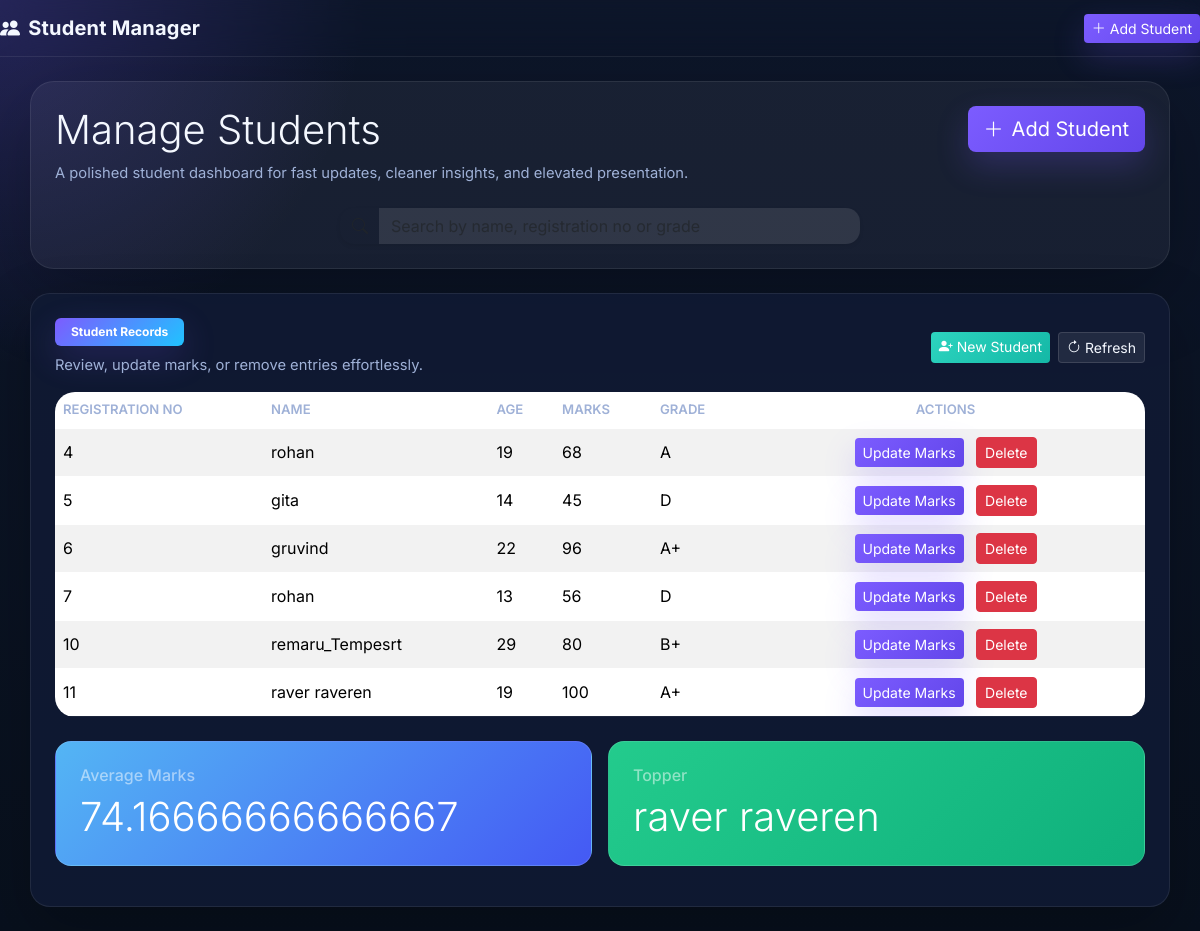
Page /manage_students on the committed database.
### tables this page shows
CREATE TABLE student_data(
                            id INTEGER PRIMARY KEY AUTOINCREMENT,
                            name TEXT,
                            age INTIGER,
                            marks INTIGER,
                            grade TEXT );

### main.py (the view)
@app.route('/manage_students')
def managestudent():
    smn = students_managment_main()
    smn.curser.execute("SELECT * FROM student_data")
    dta = smn.curser.fetchall()
    smn.curser.execute("SELECT marks FROM student_data")
    drm = smn.curser.fetchall()
    marks_all = 0
    for line in drm:
        marks_all += line[0]
    if drm:
        avm = marks_all / len(drm)
    else:
        avm = 0
    smn.curser.execute("SELECT * FROM student_data ORDER BY marks DESC")
    tpr = smn.curser.fetchone()
    return render_template('manage_student.html',data = dta,average_marks=avm,trp=tpr)

### templates/manage_student.html (shortened to what this page needs)
<!doctype html>
<html lang="en">
	<head>
		<link href="https://cdn.jsdelivr.net/npm/bootstrap@5.3.2/dist/css/bootstrap.min.css" rel="stylesheet">
		<link href="https://cdn.jsdelivr.net/npm/bootstrap-icons@1.11.3/font/bootstrap-icons.css" rel="stylesheet">
	</head>
	<body>
		<nav class="navbar navbar-expand bg-transparent mb-4">
			<div class="container-fluid px-0">
				<a class="navbar-brand" href="/"><i class="bi bi-people-fill me-2"></i>Student Manager</a>
				<div class="d-flex align-items-center ms-auto gap-2">
					<a class="btn btn-sm btn-primary" href="/add"><i class="bi bi-plus-lg me-1"></i>Add Student</a>
				</div>
			</div>
		</nav>
		<div class="container px-0">
			<div class="hero-card p-4 mb-4">
				<div class="d-flex flex-column flex-md-row justify-content-between align-items-start gap-3">
					<div>
						<h1 class="display-6 mb-2">Manage Students</h1>
						<p class="small-muted mb-0">A polished student dashboard for fast updates, cleaner insights, and elevated presentation.</p>
					</div>
					<div class="d-flex gap-2">
						<a href="/add" class="btn btn-primary btn-lg"><i class="bi bi-plus-lg me-2"></i>Add Student</a>
					</div>
				</div>
				<div class="mt-4">
					<div class="input-group search-input mx-auto shadow-sm" style="border-radius: 14px; overflow:hidden;">
						<span class="input-group-text bg-transparent border-0 text-muted"><i class="bi bi-search"></i></span>
						<input type="search" class="form-control border-0 bg-white bg-opacity-10 text-white" placeholder="Search by name, registration no or grade" aria-label="Search students">
					</div>
				</div>
			</div>
			<div class="card card-plain p-4 mb-4">
				<div class="d-flex flex-column flex-md-row justify-content-between align-items-center mb-3 gap-3">
					<div>
						<span class="badge badge-class px-3 py-2">Student Records</span>
						<p class="small-muted mb-0 mt-2">Review, update marks, or remove entries effortlessly.</p>
					</div>
					<div class="d-flex gap-2">
						<a href="/add" class="btn btn-success btn-sm"><i class="bi bi-person-plus-fill me-1"></i>New Student</a>
						<button class="btn btn-secondary btn-sm" onclick="location.reload();"><i class="bi bi-arrow-clockwise me-1"></i>Refresh</button>
					</div>
				</div>
				<div class="table-responsive">
					<table class="table table-striped table-hover align-middle mb-0">
						<thead>
							<tr>
								<th>Registration No</th>
								<th>Name</th>
								<th>Age</th>
								<th>Marks</th>
								<th>Grade</th>
								<th class="text-center">Actions</th>
							</tr>
						</thead>
						<tbody>
							{% for info in data %}
								<tr>
									<td>{{info[0]}}</td>
									<td>{{info[1]}}</td>
									<td>{{info[2]}}</td>
									<td>{{info[3]}}</td>
									<td>{{info[4]}}</td>
									<td class="actions text-center">
										<a href="/update/{{info[0]}}" class="btn btn-sm btn-primary me-2" title="Update marks">Update Marks</a>
										<form method="post" action="/delet/{{info[0]}}" style="display:inline;" onsubmit="return confirm('Delete student');">
											<button type="submit" class="btn btn-sm btn-danger" aria-label="Delete John Doe">Delete</button>
										</form>
									</td>
								</tr>
							{% endfor %}
						</tbody>
					</table>
				</div>
					<div class="row mt-4 gx-3">
						<div class="col-md-6 mb-3">
								<div class="p-4 rounded-4 text-white" style="background: linear-gradient(135deg, rgba(88, 190, 255, 0.95), rgba(72, 93, 255, 0.95)); border: 1px solid rgba(255,255,255,0.12);">
									<h6 class="text-white-50 mb-2">Average Marks</h6>
									<p class="display-6 mb-0">{{ average_marks }}</p>
								</div>
							</div>
							<div class="col-md-6 mb-3">
								<div class="p-4 rounded-4 text-white" style="background: linear-gradient(135deg, rgba(37, 213, 146, 0.95), rgba(16, 185, 129, 0.95)); border: 1px solid rgba(255,255,255,0.12);">
									<h6 class="text-white-50 mb-2">Topper</h6>
									<p class="display-6 mb-0">{{ trp[1] }}</p>
						</div>
					</div>

### templates/manage_student.html (style rules this page uses)
:root { --bg-01: #090f1c; --bg-02: #121b34; --surface: rgba(16, 26, 52, 0.90); --surface-soft: rgba(255, 255, 255, 0.06); --text: #f4f8ff; --muted: #9fb1d7; --accent: #7c5cff; --accent-soft: rgba(124, 92, 255, 0.18); }
* { box-sizing: border-box; }
body { margin: 0; min-height: 100vh; font-family: 'Inter', system-ui, -apple-system, 'Segoe UI', Roboto, 'Helvetica Neue', Arial, sans-serif; color: var(--text); background: radial-gradient(circle at top left, rgba(124, 92, 255, 0.22), transparent 24%), linear-gradient(180deg, #0d162a 0%, #08101d 100%); }
nav.navbar { background: rgba(11, 21, 42, 0.88); backdrop-filter: blur(18px); border-bottom: 1px solid rgba(255, 255, 255, 0.08); }
.navbar-brand { font-weight: 700; letter-spacing: 0.2px; color: var(--text); }
.card-plain { background: var(--surface); border: 1px solid rgba(255, 255, 255, 0.08); box-shadow: 0 24px 60px rgba(0, 0, 0, 0.25); border-radius: 20px; }
.hero-card { background: rgba(255, 255, 255, 0.05); border: 1px solid rgba(255, 255, 255, 0.08); box-shadow: 0 24px 80px rgba(0, 0, 0, 0.24); border-radius: 24px; }
.table-responsive { border-radius: 20px; overflow: hidden; }
.table { color: var(--text); border: 0; min-width: 760px; }
.table thead { background: rgba(255, 255, 255, 0.06); }
.table thead th { border-bottom: 1px solid rgba(255, 255, 255, 0.08); color: var(--muted); font-weight: 600; text-transform: uppercase; font-size: 0.82rem; }
.table tbody tr { border-bottom: 1px solid rgba(255, 255, 255, 0.06); }
.table tbody td { vertical-align: middle; }
.actions { min-width: 260px; }
.search-input { max-width: 520px; }
.small-muted { color: var(--muted); font-size: 0.92rem; }
.badge-class { background: linear-gradient(135deg, #7c5cff, #20c3ff); box-shadow: 0 12px 35px rgba(124, 92, 255, 0.20); }
.btn-primary { background: linear-gradient(135deg, #7c5cff, #6246ea); border: none; box-shadow: 0 14px 32px rgba(124, 92, 255, 0.22); }
.btn-success { background: linear-gradient(135deg, #2dd4bf, #14b8a6); border: none; }
.btn-secondary { background: rgba(255, 255, 255, 0.08); color: var(--text); border: 1px solid rgba(255, 255, 255, 0.12); }

### rows in the picture
student_data: id "4", name "rohan", age "19", marks "68", grade "A"
student_data: id "5", name "gita", age "14", marks "45", grade "D"
student_data: id "6", name "gruvind", age "22", marks "96", grade "A+"
student_data: id "7", name "rohan", age "13", marks "56", grade "D"
student_data: id "10", name "remaru_Tempesrt", age "29", marks "80", grade "B+"
student_data: id "11", name "raver raveren", age "19", marks "100", grade "A+"

### other values in the picture
{{ average_marks }} "74.16666666666667"
